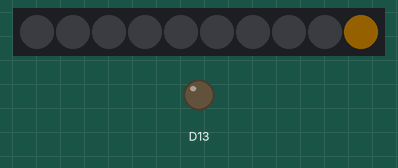
The sketch below on a simulated Adafruit Circuit Playground Express. On the bench: 10 RGB LEDs in strip order, left to right, output pins drawn as LEDs (lit = HIGH). Dim RGB values are drawn brighter than linear.

Above: at 0.1 s.
At 2.1 s:
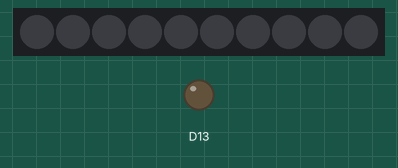

Measured:
- what the display in image 1 shows lasts 2.0 s, from 2.0 s to 4.0 s

The sketch:

Belisha_Bacon_1.ino
```cpp
#include <Adafruit_CircuitPlayground.h>

void setup() {
  // put your setup code here, to run once:
  CircuitPlayground.begin();
  CircuitPlayground.clearPixels();
}

void loop() {
  // put your main code here, to run repeatedly:
  CircuitPlayground.setPixelColor(9, 255, 165, 0);  //Turn LED 9 to orange
  delay(2000);                                      //Wait for 2 seconds
  CircuitPlayground.setPixelColor(9, 0, 0, 0);      //Turn LED 9 off
  delay(2000);                                      //Wait for 2 seconds
}
```
